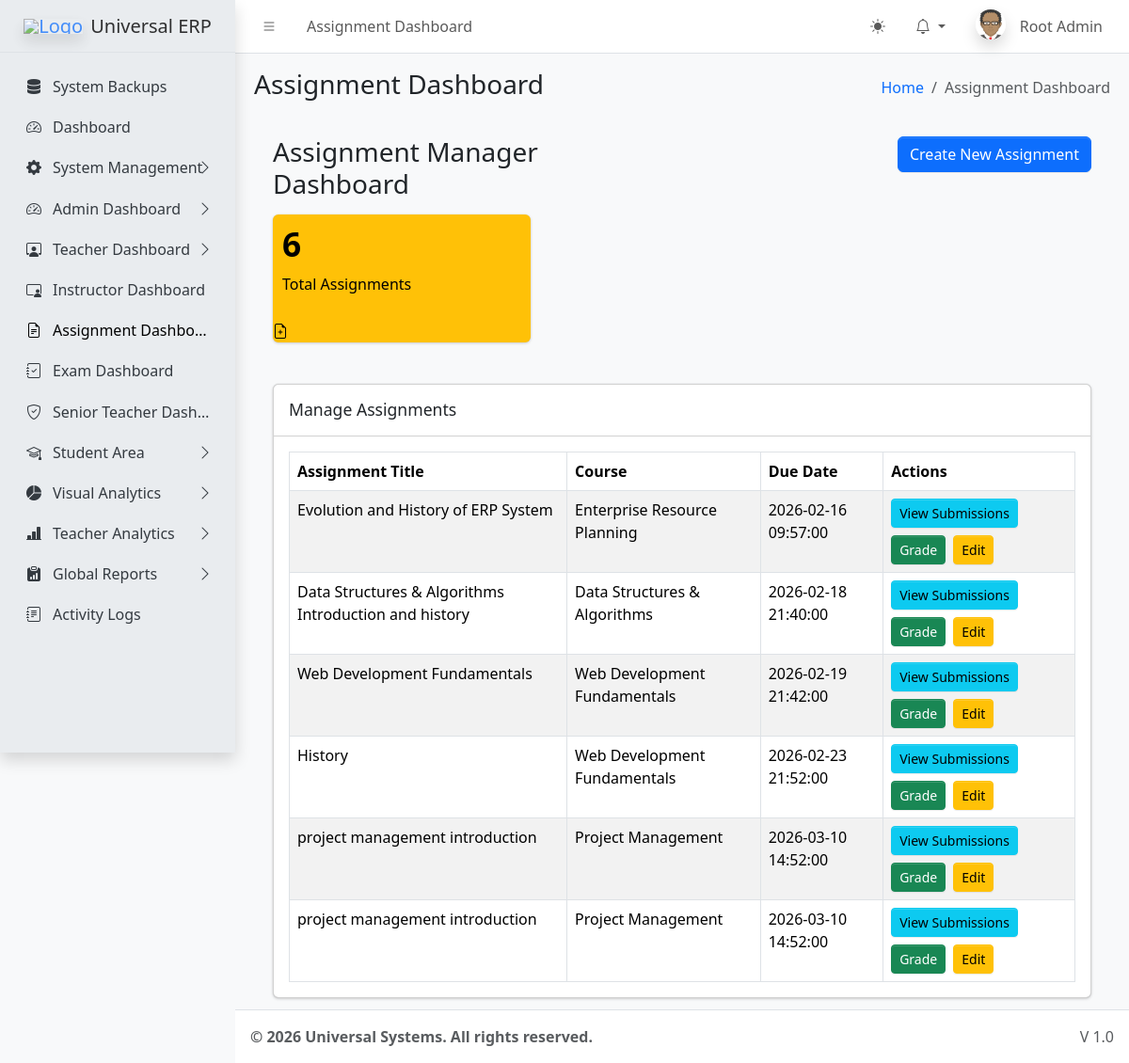
The page /dashboards/teacher/assignment_dash.php (signed in) on the database its author committed.
### tables this page shows
CREATE TABLE `sys_pages` (
  `id` int(11) NOT NULL,
  `parent_id` int(11) DEFAULT 0,
  `page_name` varchar(100) NOT NULL,
  `page_url` varchar(255) DEFAULT '#',
  `icon_class` varchar(50) DEFAULT 'bi bi-circle',
  `sort_order` int(11) DEFAULT 0
);

CREATE TABLE `assignments` (
  `id` int(11) NOT NULL,
  `course_id` int(11) NOT NULL,
  `title` varchar(100) NOT NULL,
  `description` text DEFAULT NULL,
  `due_date` datetime DEFAULT NULL,
  `created_at` timestamp NOT NULL DEFAULT current_timestamp()
);

CREATE TABLE `courses` (
  `id` int(11) NOT NULL,
  `teacher_id` int(11) NOT NULL,
  `course_code` varchar(50) DEFAULT NULL,
  `title` varchar(255) NOT NULL,
  `description` text DEFAULT NULL,
  `created_at` timestamp NOT NULL DEFAULT current_timestamp()
);

### dashboards/teacher/assignment_dash.php (the view, shortened to what this page needs)
<?php
require_once '../../core/teacher_roles.php';
require_once '../../includes/header.php';
$teacher_id = $_SESSION['user_id'];
$stmt = $pdo->prepare("SELECT a.*, c.title as course_title FROM assignments a JOIN courses c ON a.course_id = c.id WHERE c.teacher_id = ?");
$stmt->execute([$teacher_id]);
$assignments = $stmt->fetchAll();
?>
<div class="app-content-header">
    <div class="container-fluid">
        <div class="row">
            <div class="col-sm-6"><h3 class="mb-0">Assignment Manager Dashboard</h3></div>
            <div class="col-sm-6 text-end">
                <a href="create_assignment.php" class="btn btn-primary">Create New Assignment</a>
            </div>
        </div>
    </div>
</div>
<div class="app-content">
    <div class="container-fluid">
        <div class="row">
            <div class="col-lg-4 col-6">
                <div class="small-box text-bg-warning">
                    <div class="inner">
                        <h3><?= count($assignments) ?></h3>
                        <p>Total Assignments</p>
                    </div>
                    <div class="icon"><i class="bi bi-file-earmark-plus"></i></div>
                </div>
            </div>
        </div>
        <div class="card mt-4">
            <div class="card-header"><h3 class="card-title">Manage Assignments</h3></div>
            <div class="card-body">
                <table class="table table-bordered table-striped">
                    <thead>
                        <tr>
                            <th>Assignment Title</th>
                            <th>Course</th>
                            <th>Due Date</th>
                            <th>Actions</th>
                        </tr>
                    </thead>
                    <tbody>
                        <?php foreach($assignments as $a): ?>
                        <tr>
                            <td><?= htmlspecialchars($a['title']) ?></td>
                            <td><?= htmlspecialchars($a['course_title']) ?></td>
                            <td><?= htmlspecialchars($a['due_date']) ?></td>
                            <td>
                                <div class="d-flex flex-wrap gap-2">
                                    <a href="view_submissions.php?assignment_id=<?= $a['id'] ?>" class="btn btn-sm btn-info">View Submissions</a>
                                    <a href="grade_assignment.php?id=<?= $a['id'] ?>" class="btn btn-sm btn-success">Grade</a>
                                    <a href="edit_assignment.php?id=<?= $a['id'] ?>" class="btn btn-sm btn-warning">Edit</a>
                                </div>
                            </td>
                        </tr>
                        <?php endforeach; ?>
                    </tbody>
                </table>
            </div>
        </div>
    </div>
</div>
<?php require_once '../../includes/footer.php'; ?>

### includes/header.php (shortened to what this page needs)
<?php
require_once __DIR__ . '/../core/session.php';
$settings = [];
$stmt = $pdo->query("SELECT * FROM system_settings");
while ($row = $stmt->fetch()) {
    $settings[$row['setting_key']] = $row['setting_value'];
}
$current_url = substr($_SERVER['SCRIPT_NAME'], strlen('/universal/'));
$pageStmt = $pdo->prepare("SELECT * FROM sys_pages WHERE page_url LIKE ? LIMIT 1");
$pageStmt->execute(["%$current_url%"]);
$currentPageData = $pageStmt->fetch();
$pageTitle = $currentPageData['page_name'] ?? 'Dashboard';
$pageId = $currentPageData['id'] ?? 0;
$breadcrumbs = [];
if ($currentPageData) {
    $crumbId = $currentPageData['id'];
    while($crumbId != 0) {
        $crumbStmt = $pdo->prepare("SELECT id, parent_id, page_name, page_url FROM sys_pages WHERE id = ?");
        $crumbStmt->execute([$crumbId]);
        $crumb = $crumbStmt->fetch();
        array_unshift($breadcrumbs, $crumb);
        $crumbId = $crumb['parent_id'];
    }
}
?>
<!DOCTYPE html>
<html lang="en"> <head>
    <link rel="stylesheet" href="<?= BASE_URL ?>assets/css/bootstrap.min.css" />
    <link rel="stylesheet" href="<?= BASE_URL ?>assets/css/bootstrap-icons.css" />
    <link rel="stylesheet" href="<?= BASE_URL ?>assets/css/adminlte.min.css" />
    <link rel="stylesheet" href="https://cdnjs.cloudflare.com/ajax/libs/font-awesome/6.4.2/css/all.min.css" />
</head>
<body class="layout-fixed sidebar-expand-lg bg-body-tertiary">
<div class="app-wrapper">
    <nav class="app-header navbar navbar-expand bg-body">
        <div class="container-fluid">
            <ul class="navbar-nav">
                <li class="nav-item"> <a class="nav-link" data-lte-toggle="sidebar" href="#" role="button"><i class="bi bi-list"></i></a> </li>
                <li class="nav-item d-none d-md-block"> <a href="#" class="nav-link"><?= $pageTitle ?></a> </li>
            </ul>
            <ul class="navbar-nav ms-auto">
                <li class="nav-item">
                    <button class="btn btn-link nav-link" id="theme-toggle" type="button">
                        <i class="bi bi-sun-fill" id="theme-icon"></i>
                    </button>
                </li>
                <li class="nav-item dropdown">
                    <a class="nav-link dropdown-toggle" data-bs-toggle="dropdown" href="#" aria-expanded="false">
                        <i class="bi bi-bell"></i>
                    </a>
                </li>
                <li class="nav-item dropdown user-menu">
                    <a href="#" class="nav-link dropdown-toggle" data-bs-toggle="dropdown">
                        <img src="<?= !empty($_SESSION['avatar']) ? $_SESSION['avatar'] : BASE_URL.'assets/img/avatar.png' ?>" class="user-image rounded-circle shadow" alt="User Image">
                        <span class="d-none d-md-inline ms-1"><?= htmlspecialchars($_SESSION['name']) ?></span>
                    </a>
                </li>
            </ul>
        </div>
    </nav>
    <?php include __DIR__ . '/sidebar.php'; ?>
    <main class="app-main">
        <div class="app-content-header">
            <div class="container-fluid">
                <div class="row">
                    <div class="col-sm-6"><h3 class="mb-0"><?= $pageTitle ?></h3></div>
                    <div class="col-sm-6">
                        <ol class="breadcrumb float-sm-end">
                            <li class="breadcrumb-item"><a href="<?= BASE_URL ?>">Home</a></li>
                            <?php foreach($breadcrumbs as $b): ?>
                                <li class="breadcrumb-item <?= ($b['id'] == $pageId) ? 'active' : '' ?>">
                                    <?= htmlspecialchars($b['page_name']) ?>
                                </li>
                            <?php endforeach; ?>
                        </ol>
                    </div>
                </div>
            </div>
        </div>
        <div class="app-content">
            <div class="container-fluid">

### includes/sidebar.php (shortened to what this page needs)
<aside class="app-sidebar bg-body-secondary shadow">
    <div class="sidebar-brand">
        <a href="<?= BASE_URL ?>index.php" class="brand-link">
            <img src="<?= $settings['system_logo'] ?>" alt="Logo" class="brand-image opacity-75 shadow">
            <span class="brand-text fw-light"><?= $settings['system_name'] ?></span>
        </a>
    </div>
    <div class="sidebar-wrapper">
        <nav class="mt-2">
            <ul class="nav sidebar-menu flex-column" data-lte-toggle="treeview" role="menu" data-accordion="false">
                <?php
                function buildMenu($pdo, $parentId = 0, $userRole, $currentUrl)
                {
                    $sql = "
                        SELECT p.* FROM sys_pages p
                        JOIN role_access ra ON p.id = ra.page_id
                        WHERE p.parent_id = ? AND ra.role_key = ?
                        ORDER BY p.sort_order ASC
                    ";
                    $stmt = $pdo->prepare($sql);
                    $stmt->execute([$parentId, $userRole]);
                    $items = $stmt->fetchAll();
                    foreach ($items as $item) {
                        $childStmt = $pdo->prepare("SELECT COUNT(*) FROM sys_pages WHERE parent_id = ?");
                        $childStmt->execute([$item['id']]);
                        $hasChildren = $childStmt->fetchColumn() > 0;
                        $isActive = (strpos($currentUrl, $item['page_url']) !== false && $item['page_url'] !== '#');
                        $menuOpen = $isActive ? 'menu-open' : '';
                        $activeClass = $isActive ? 'active' : '';
                        echo '<li class="nav-item ' . $menuOpen . '">';
                        echo '<a href="' . ($hasChildren ? '#' : BASE_URL . $item['page_url']) . '" class="nav-link ' . $activeClass . '">';
                        echo '<i class="nav-icon ' . $item['icon_class'] . '"></i>';
                        echo '<p>' . htmlspecialchars($item['page_name']);
                        if ($hasChildren) {
                            echo '<i class="nav-arrow bi bi-chevron-right"></i>';
                        }
                        echo '</p></a>';
                        if ($hasChildren) {
                            buildMenu($pdo, $item['id'], $userRole, $currentUrl);
                        }
                        echo '</li>';
                    }
                }
                $cur = substr($_SERVER['SCRIPT_NAME'], strlen('/universal/'));
                buildMenu($pdo, 0, $_SESSION['role'], $cur);
                ?>
            </ul>
        </nav>
    </div>
</aside>

### includes/header.php (style rules this page uses)
.user-image { width: 30px; height: 30px; object-fit: cover; }

### rows shown on the page
sys_pages: page_name "Assignment Dashboard", page_name "Assignment Dashbo…"
sys_pages: page_name "System Backups"
sys_pages: page_name "Dashboard"
sys_pages: page_name "System Management"
sys_pages: page_name "Admin Dashboard"
sys_pages: page_name "Teacher Dashboard"
sys_pages: page_name "Instructor Dashboard"
sys_pages: page_name "Exam Dashboard"
sys_pages: page_name "Senior Teacher Dash…"
sys_pages: page_name "Student Area"
sys_pages: page_name "Visual Analytics"
sys_pages: page_name "Teacher Analytics"
sys_pages: page_name "Global Reports"
sys_pages: page_name "Activity Logs"
assignments: title "Evolution and History of ERP System", course.title "Enterprise Resource Planning", due_date "2026-02-16 09:57:00"
assignments: title "Data Structures & Algorithms Introduction and history", course.title "Data Structures & Algorithms", due_date "2026-02-18 21:40:00"
assignments: title "Web Development Fundamentals", course.title "Web Development Fundamentals", due_date "2026-02-19 21:42:00"
assignments: title "History", course.title "Web Development Fundamentals", due_date "2026-02-23 21:52:00"
assignments: title "project management introduction", course.title "Project Management", due_date "2026-03-10 14:52:00"
assignments: title "project management introduction", course.title "Project Management", due_date "2026-03-10 14:52:00"

### other values the page prints
$_SESSION['name'] "Root Admin"
$settings['system_name'] "Universal ERP"
count($assignments) "6"
$settings['footer_text'] "© 2026 Universal Systems. All rights reserved."
